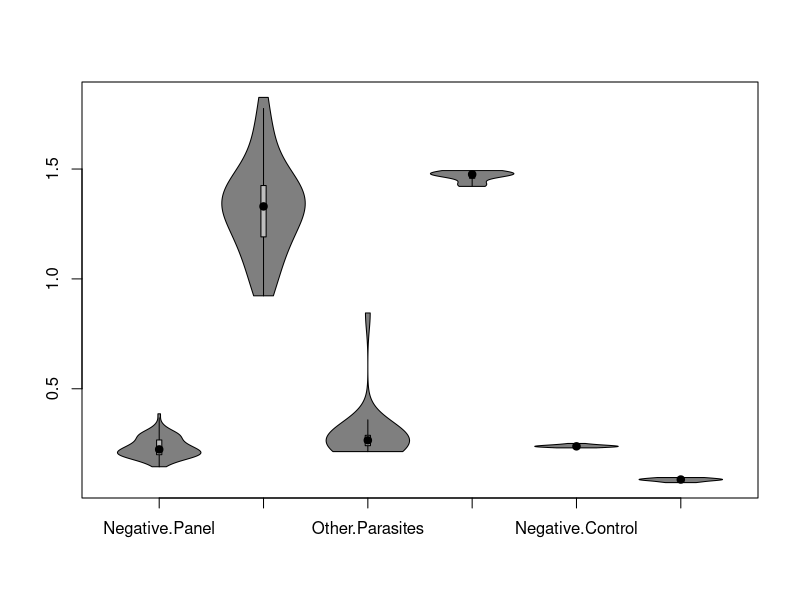

This figure's R source:
##################################
### Script to Generate figures ###
### by J. M. Prada ###############

library(rstudioapi)
setwd(dirname(getActiveDocumentContext()$path)) #set file location as working directory
library(vioplot)

rm(list=ls())  #Erase workspace

### Data Figure 2 load and prep
dtFig2 <- read.csv("DataFig2.csv")

value <- na.omit(c(dtFig2$Negative.Panel, dtFig2$Positive.Panel,
              dtFig2$Other.Parasites, dtFig2$Positive.Control,
              dtFig2$Negative.Control, dtFig2$Control.without.Ag
              ))
name <- factor(unlist(sapply(names(dtFig2), function(x){
  return(rep(x,length(na.omit(dtFig2[,x]))))
  })), levels = names(dtFig2)
  )
dt <- data.frame(name,value)

################
### Figure 2 ###
pdf("Fig2.pdf",width=7,height=4.64)
par(font=2, cex.axis=0.75, lwd=1.5, mar=c(2.1,2.8,1.2,0)+0.1,mgp=c(3,1,0))
boxplot(dt$value ~ dt$name,axes = F, xlab = "", ylab = "", ylim=c(0,2))

axis(1, at=1:6, labels = c("Neg. \nPanel","Pos. \nPanel","Other \nParasites",
                           "Pos. \nControl","Neg. \nControl", "No Ag. \nControl"))
axis(2, at=seq(0,2,length.out = 5))#, 

abline(v=3.5, lty="dotted")

mtext("Optical Density",side=2,cex=1,line=1.75)

dev.off()

######################################
### Example Violin plot - not used ###
vioplot(dtFig2$Negative.Panel, dtFig2$Positive.Panel,
        dtFig2$Other.Parasites, dtFig2$Positive.Control,
        dtFig2$Negative.Control, dtFig2$Control.without.Ag, names = names(dtFig2),
        col="grey50", colMed = "Black", rectCol = "Grey")
######################################

### Data Figure 3 load and prep
dtFig3 <- read.csv("DataFig3.csv")

mLine <- rowMeans(dtFig3[,3:7],na.rm = T)
sdVals <- sapply(1:nrow(dtFig3),function(x){sd(dtFig3[x,3:7], na.rm = T)})
sdError <- sdVals/sqrt(c(rep(5,8),rep(4,15))) #correct n for missing values

#####################
### Figure 3 ########
### With sd Error ###
pdf("Fig3.pdf",width=7,height=4.64)
par(font=2, cex.axis=0.75, lwd=2, mar=c(2.1,2.2,1.2,0)+0.1,mgp=c(3,0.4,0))

plot(dtFig3$week,mLine, type = "l", axes = F, xlab = "", ylab = "", ylim = c(0,1))
arrows(dtFig3$week,mLine+sdError,dtFig3$week,mLine-sdError, 
       code = 3, angle = 90, length = 0.075)

axis(1)
axis(2, at=seq(0,1,length.out = 3))

mtext("Optical Density",side=2,cex=1,line=1.2)
mtext("Weeks since infection",side=1,cex=1,line=1.2)

dev.off()

########################
### Figure 3 with sd ###
### Not used ###########
pdf("Fig3sd.pdf",width=7,height=4.64)
par(font=2, cex.axis=0.75, lwd=2, mar=c(2.1,2.2,1.2,0)+0.1,mgp=c(3,0.4,0))

plot(dtFig3$week,mLine, type = "l", axes = F, xlab = "", ylab = "", ylim = c(0,1))
arrows(dtFig3$week,mLine+sdVals,dtFig3$week,mLine-sdVals, 
       code = 3, angle = 90, length = 0.075)

axis(1)
axis(2, at=seq(0,1,length.out = 3))

mtext("Optical Density",side=2,cex=1,line=1.2)
mtext("Weeks since infection",side=1,cex=1,line=1.2)

dev.off()
